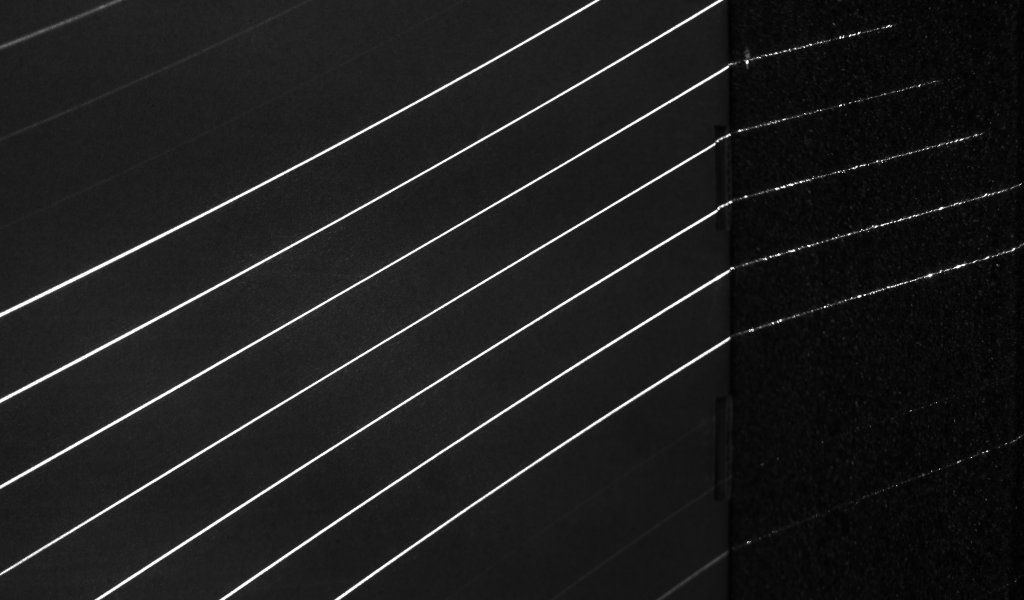
#> input picture laser_img/left/image_2.bmp, 2048 x 1200 px, given in place of image_2.png, which was not available (shown at 1/2 size)
$ python edge_check.py
#> lines starting #> are read from the running program, lines starting #| are printed output that depends on the picture; after the words box and inside, x2 and y2 are one past the last pixel; in counts of white or black regions, pixels touching at a corner belong together; pictures that were not available may be replaced by others from this repository, and a replacement may not be noted
import cv2
import numpy as np
import matplotlib.pyplot as plt
from matplotlib.widgets import Slider
from collections import defaultdict

# 中值预滤波
def median_prefilter(edge_map, win=5):
    ys = sorted(edge_map.keys())
    xs = [edge_map[y] for y in ys]
    out = {}
    half = win // 2
    for i, y in enumerate(ys):
        buf = xs[max(0, i-half):min(len(xs), i+half+1)]
        out[y] = int(round(np.median(buf)))
    return out

# 双向卡尔曼滤波+后处理
def improved_kalman_edge(edge_map, Q_scale=0.005, R_val=25, gate=2.0, post_win=5):
    ys = sorted(edge_map.keys())
    if not ys:
        return [], []
    pref = median_prefilter(edge_map)
    x0 = np.array([pref[ys[0]], 0., 0.], np.float32)
    if len(ys) > 1:
        vel = []
        for i in range(1, min(4, len(ys))):
            dy = ys[i] - ys[i-1]
            vel.append((pref[ys[i]] - pref[ys[i-1]]) / max(dy, 1e-3))
        x0[1] = np.mean(vel)
    Q_base = np.diag([1e-3, 1e-2, 1e-1])
    Q = (Q_base * Q_scale).astype(np.float32)
    R = np.array([[R_val]], np.float32)
    I3 = np.eye(3, dtype=np.float32)
    Xf, Pf, Xp, Pp = [], [], [], []
    x, P = x0.copy(), I3.copy()
    prev = ys[0]
    for y in ys:
        z = np.array([pref[y]], np.float32)
        dy = min(y - prev, 5.)
        F = np.array([[1, dy, 0.5*dy**2], [0,1,dy], [0,0,1]], np.float32)
        H = np.array([[1,0,0]], np.float32)
        xp = F @ x
        Pp_pred = F @ P @ F.T + Q
        innov = z - H @ xp
        S = H @ Pp_pred @ H.T + R
        sigma = np.sqrt(S[0,0])
        if abs(innov[0]) > gate * sigma:
            x = xp.copy()
            P = Pp_pred.copy() + Q
            K = np.zeros((3,1), np.float32)
        else:
            K = Pp_pred @ H.T @ np.linalg.inv(S)
            x = xp + K @ innov
            P = (I3 - K @ H) @ Pp_pred @ (I3 - K @ H).T + K @ R @ K.T
        Xf.append(x.copy()); Pf.append(P.copy()); Xp.append(xp.copy()); Pp.append(Pp_pred.copy())
        prev = y
    N = len(ys)
    Xs = [None] * N; Ps = [None] * N
    Xs[-1], Ps[-1] = Xf[-1], Pf[-1]
    for i in range(N-2, -1, -1):
        dy = min(ys[i+1] - ys[i], 5.)
        F = np.array([[1, dy, 0.5*dy**2], [0,1,dy], [0,0,1]], np.float32)
        A = Pf[i] @ F.T @ np.linalg.inv(Pp[i+1])
        Xs[i] = Xf[i] + A @ (Xs[i+1] - Xp[i+1])
        Ps[i] = Pf[i] + A @ (Ps[i+1] - Pp[i+1]) @ A.T
    smooth = [Xs[i][0] for i in range(N)]
    out = []
    w = post_win; h = w // 2
    for i in range(N):
        buf = smooth[max(0, i-h):min(N, i+h+1)]
        out.append(np.median(buf))
    return ys, out

# 交互可视化
def interactive_kalman(edge_map_left, edge_map_right, region_idx):
    init_Qs, init_R, init_gate, init_pw = 0.0001, 25, 2.0, 5
    fig, axes = plt.subplots(2, 2, figsize=(12, 10))
    plt.subplots_adjust(left=0.1, bottom=0.3)
    def update(val):
        Qs = slider_Qs.val
        Rv = slider_R.val
        G = slider_gate.val
        W = int(slider_w.val)
        ys_l, sm_l = improved_kalman_edge(edge_map_left, Qs, Rv, G, W)
        ys_r, sm_r = improved_kalman_edge(edge_map_right, Qs, Rv, G, W)
        meas_l = [edge_map_left[y] for y in ys_l]
        meas_r = [edge_map_right[y] for y in ys_r]
        for ax in axes.flatten():
            ax.clear(); ax.grid(True, ls='--', alpha=0.4)
        axes[0,0].plot(ys_l, meas_l, 'o', ms=3, label=f'Meas L')
        axes[0,0].plot(ys_l, sm_l, 'r-', lw=2, label=f'Smooth L')
        axes[0,0].set_title(f'Left Edge (Q={Qs:.2f}, R={Rv:.2f}, σgate={G:.2f}, win={W})')
        axes[0,0].legend()
        axes[0,1].plot(ys_r, meas_r, 'o', ms=3, label='Meas R')
        axes[0,1].plot(ys_r, sm_r, 'g-', lw=2, label='Smooth R')
        axes[0,1].set_title('Right Edge')
        axes[0,1].legend()
        axes[1,0].plot(sm_l, ys_l, 'r-', label='SL')
        axes[1,0].plot(sm_r, ys_r, 'g-', label='SR')
        axes[1,0].invert_yaxis(); axes[1,0].legend(); axes[1,0].set_title('Smoothed Edges')
        cy = sorted(set(ys_l) & set(ys_r))
        bw = [sm_r[ys_r.index(y)] - sm_l[ys_l.index(y)] for y in cy]
        axes[1,1].plot(cy, bw, 'b-')
        axes[1,1].axhline(np.mean(bw), ls='--', c='r')
        axes[1,1].set_title('Bandwidth')
        fig.canvas.draw_idle()
    ax_Q = plt.axes([0.1, 0.22, 0.8, 0.02]);
    slider_Qs = Slider(ax_Q, 'Q scale', 0.0001, 0.01, valinit=init_Qs, valfmt='%1.4f')
    ax_R = plt.axes([0.1, 0.18, 0.8, 0.02]);
    slider_R = Slider(ax_R, 'R', 0.1, 70, valinit=init_R, valfmt='%1.2f')
    ax_G = plt.axes([0.1, 0.14, 0.8, 0.02]);
    slider_gate = Slider(ax_G, 'gate σ', 0.01, 10, valinit=init_gate, valfmt='%1.2f')
    ax_W = plt.axes([0.1, 0.10, 0.8, 0.02]);
    slider_w = Slider(ax_W, 'post_win', 1, 11, valinit=init_pw, valfmt='%d')
    for s in [slider_Qs, slider_R, slider_gate, slider_w]:
        s.on_changed(update)
    update(None)
    plt.suptitle(f'Region {region_idx} Interactive Tune')
    plt.show()

# 可视化卡尔曼滤波过程（增加带宽分析）
# [72 lines left out: function visualize_kalman, not called in this run]

# 主处理流程（添加二值图像重构）
def main_processing(bin_img):
    """完整处理流程（返回卡尔曼滤波前后的二值图像）"""
    # 1. 形态学处理
    kernel = np.ones((3, 3), np.uint8)
    bin_img = cv2.erode(bin_img, kernel)
    bin_img = cv2.dilate(bin_img, kernel)

    # 保存卡尔曼滤波前的二值图像
    before_kalman_img = bin_img.copy()

    # 2. 连通区域分析
    num_labels, labels, stats, _ = cv2.connectedComponentsWithStats(bin_img)

    # 创建卡尔曼滤波后的二值图像
    after_kalman_img = np.zeros_like(bin_img)

    for i in range(1, num_labels):
        area = stats[i, cv2.CC_STAT_AREA]
        w = stats[i, cv2.CC_STAT_WIDTH]
        h = stats[i, cv2.CC_STAT_HEIGHT]
        aspect = max(w, h) / min(w, h) if min(w, h) > 0 else 0

        # 初始过滤
        if area > 200 and aspect > 1.0:
            # 提取区域
            mask = (labels == i).astype(np.uint8) * 255
            contours, _ = cv2.findContours(mask, cv2.RETR_EXTERNAL, cv2.CHAIN_APPROX_NONE)

            if contours:
                # 提取左右边缘
                edge_min = {}
                edge_max = {}
                for pt in contours[0].squeeze():
                    x, y = pt[0], pt[1]
                    edge_min[y] = min(edge_min.get(y, x), x)
                    edge_max[y] = max(edge_max.get(y, x), x)

                # 可视化处理
                interactive_kalman(edge_min, edge_max, i)

                # 重构卡尔曼滤波后的区域
                left_ys, left_smooth = improved_kalman_edge(edge_min)
                right_ys, right_smooth = improved_kalman_edge(edge_max)

                # 确保y坐标对齐
                common_ys = sorted(set(left_ys) & set(right_ys))

                for y in common_ys:
                    idx_left = left_ys.index(y)
                    idx_right = right_ys.index(y)

                    x_min = int(round(left_smooth[idx_left]))
                    x_max = int(round(right_smooth[idx_right]))

                    # 确保有效宽度
                    if x_max > x_min and 3 <= (x_max - x_min) <= 30:
                        # 在结果图像上绘制
                        x_start = max(0, x_min)
                        x_end = min(after_kalman_img.shape[1]-1, x_max)
                        after_kalman_img[y, x_start:x_end+1] = 255

    return before_kalman_img, after_kalman_img

# 可视化二值图像对比
def visualize_binary_comparison(before_img, after_img):
    """可视化卡尔曼滤波前后的二值图像对比"""
    plt.figure(figsize=(15, 8))

    # 卡尔曼滤波前
    plt.subplot(121)
    plt.imshow(before_img, cmap='gray')
    plt.title('Before Kalman Filtering')
    plt.axis('off')

    # 卡尔曼滤波后
    plt.subplot(122)
    plt.imshow(after_img, cmap='gray')
    plt.title('After Kalman Filtering')
    plt.axis('off')

    plt.tight_layout()
    plt.show()

    # 差异可视化
    diff_img = cv2.absdiff(before_img, after_img)

    plt.figure(figsize=(10, 6))
    plt.imshow(diff_img, cmap='hot')
    plt.title('Difference (Red indicates changes)')
    plt.axis('off')
    plt.colorbar()
    plt.show()

# 加载并处理图像
if __name__ == "__main__":
    img_path = 'image_2.png'
    bin_img = cv2.imread(img_path, cv2.IMREAD_GRAYSCALE)
#> bin_img is the input picture: shape (1200, 2048); min 1, max 255, mean 29.3

    if bin_img is None:
        raise ValueError("Failed to load image")

    # 二值化处理
    _, bin_img = cv2.threshold(bin_img, 0, 255, cv2.THRESH_BINARY + cv2.THRESH_OTSU)
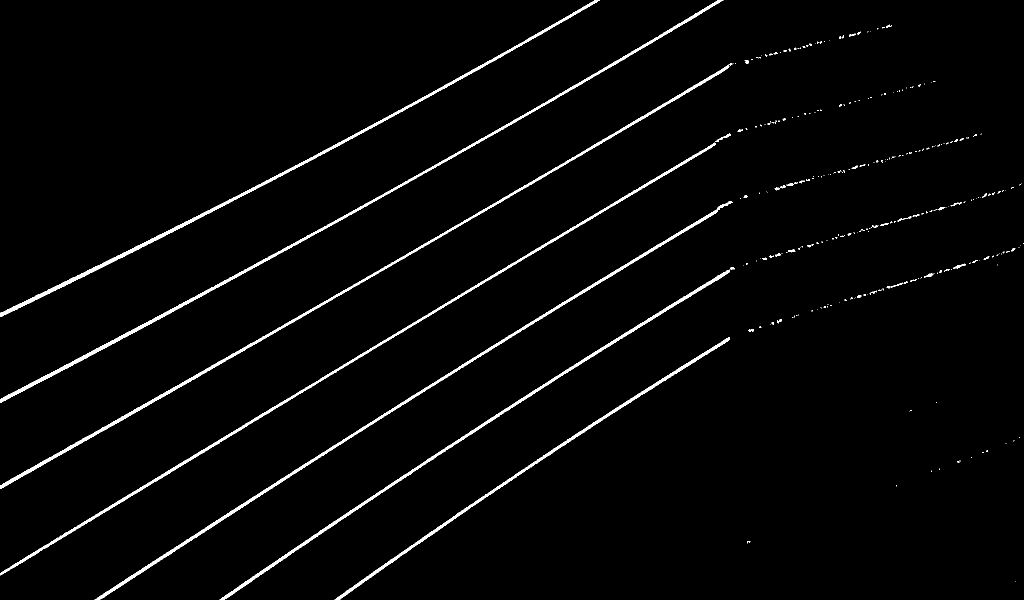
#> bin_img: shape (1200, 2048) (shown at 1/2 size); 2.3% white; 291 white regions (237 under 20 px), largest, box (x1, y1, x2, y2) and area: (0, 0, 1447, 806) 8852, (0, 131, 1459, 978) 8624, (0, 285, 1432, 1151) 8051

    # 显示原始图像
    plt.figure(figsize=(8, 6))
    plt.imshow(bin_img, cmap='gray')
    plt.title('Original Binary Image')
    plt.axis('off')
    plt.show()

    # 执行处理流程并获取卡尔曼滤波前后的图像
    before_kalman_img, after_kalman_img = main_processing(bin_img)
#> in main_processing, `bin_img = cv2.erode(bin_img, kernel)`: bin_img: shape (1200, 2048); 1.1% white in thin lines or dots
#> in main_processing, `bin_img = cv2.dilate(bin_img, kernel)`: bin_img: shape (1200, 2048); 2.2% white; 67 white regions (38 under 20 px), largest, box (x1, y1, x2, y2) and area: (0, 0, 1445, 806) 8847, (0, 131, 1458, 978) 8622, (0, 286, 1431, 1150) 8040
#> in main_processing, `num_labels, labels, stats, _ = cv2.connectedComponentsWithStats(bin_img)`:
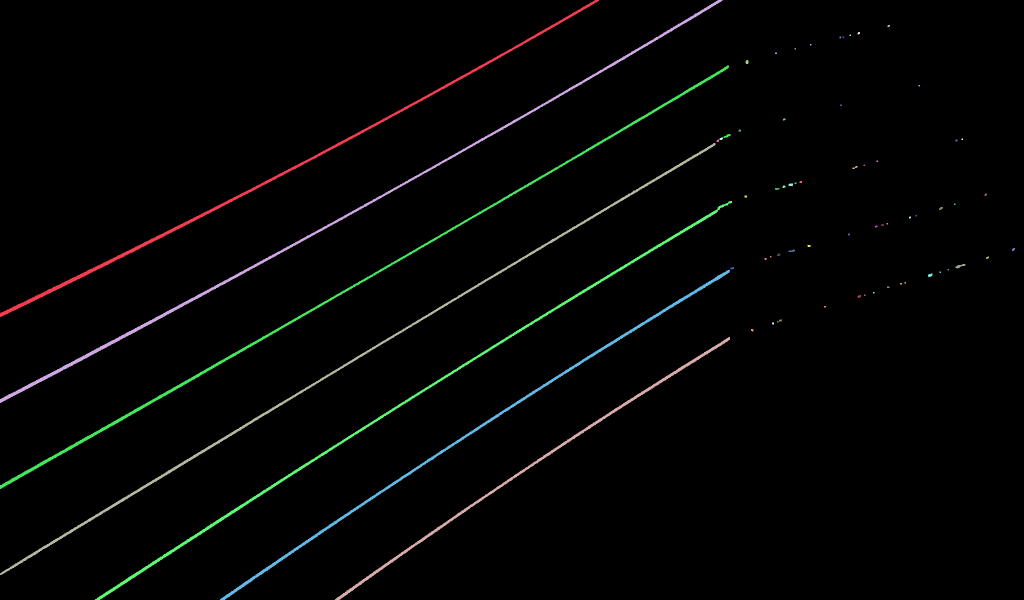
#> labels: shape (1200, 2048) int32 (shown at 1/2 size); 68 distinct labels, from 0 to 67; one colour per label, 0 black
#> in main_processing, `num_labels, labels, stats, _ = cv2.connectedComponentsWithStats(bin_img)`: num_labels = 68; stats = 68 rows, first 6: [0, 0, 2048, 1200, 2403277], [0, 0, 1198, 634, 7758], [0, 0, 1445, 806, 8847], [1775, 50, 5, 4, 16], [1715, 64, 5, 5, 21], [1699, 69, 3, 3, 9]
#> the loop in main_processing, `for i in range(1, num_labels):` made 67 passes
#> (area, aspect) on passes 1, 2, 4, 11, 12, 17, 18, 20, 22, 29, 30, 31: (7758, 1.89), (8847, 1.79), (21, 1), (40, 1.33), (8622, 1.72), (57, 1.75), (28, 1.4), (22, 1), (8040, 1.66), (41, 1.8), (25, 1.2), (31, 2.25)
#> pass 1, in main_processing, `mask = (labels == i).astype(np.uint8) * 255`:
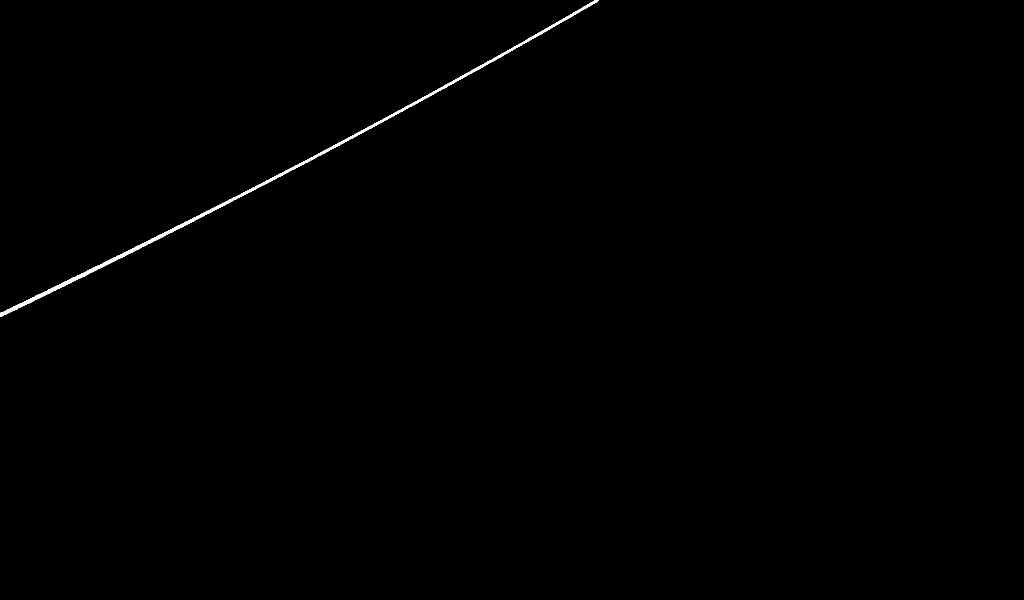
#> mask: shape (1200, 2048) (shown at 1/2 size); 0.32% white; 1 white region, box (x1, y1, x2, y2) and area: (0, 0, 1198, 634) 7758
#> pass 1, in interactive_kalman, `plt.show()`:
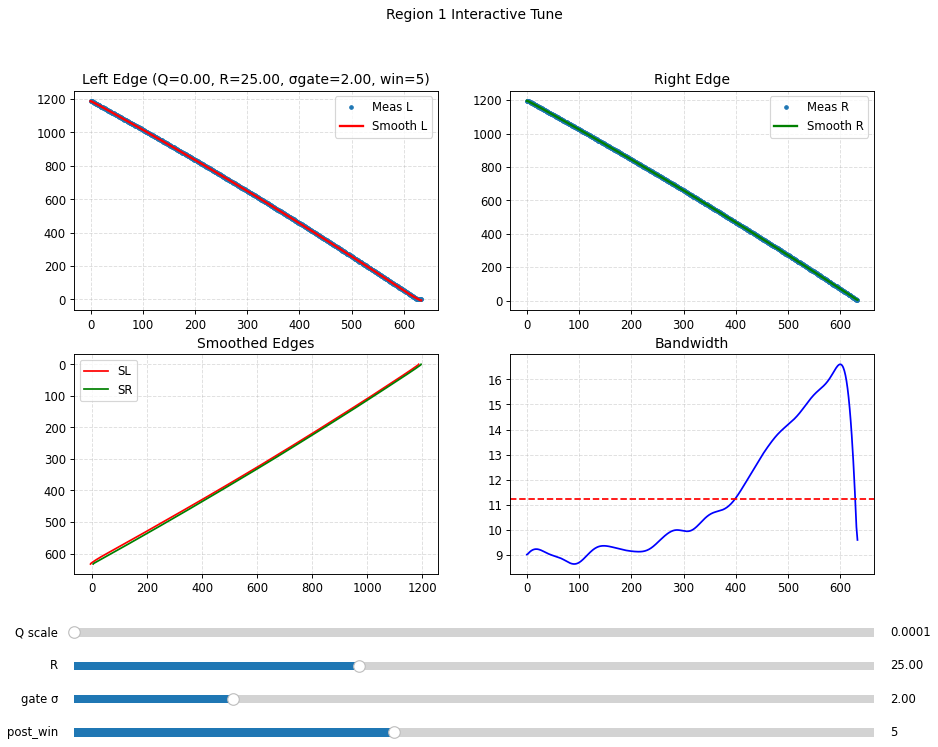
#> figure drawn by matplotlib, 8 panels; panel 1: curve peaks at x = 0, y = 1190; panel 1: curve peaks at x = 0, y = 1186.7; panel 2: curve peaks at x = 0, y = 1197; panel 2: curve peaks at x = 0, y = 1195.7
#> after the loop in main_processing, `for i in range(1, num_labels):`:
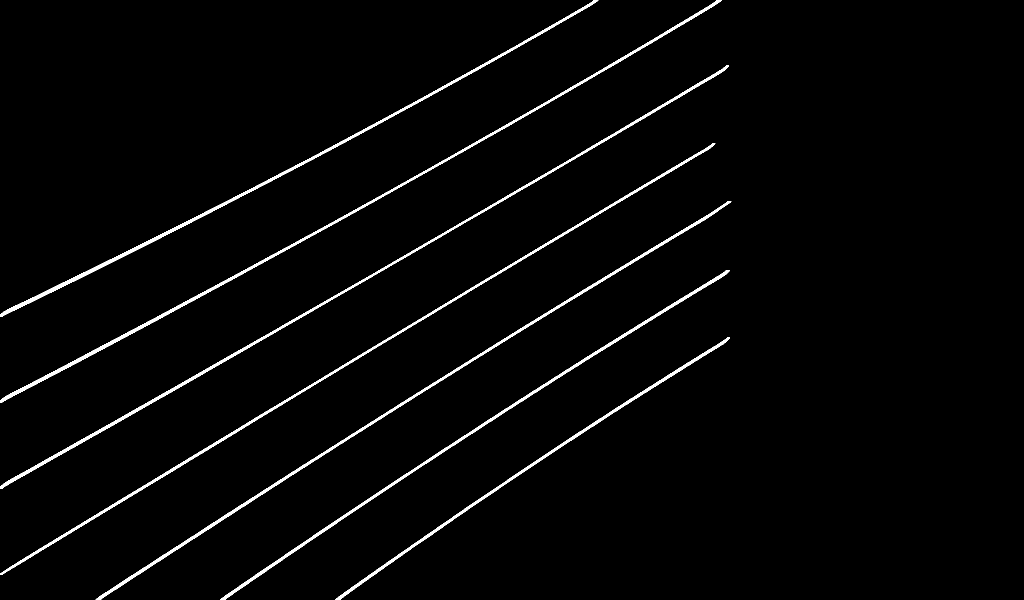
#> after_kalman_img: shape (1200, 2048) (shown at 1/2 size); 2.2% white; 7 white regions, largest, box (x1, y1, x2, y2) and area: (0, 0, 1444, 806) 8851, (0, 131, 1458, 978) 8613, (0, 286, 1431, 1150) 8030
#> after the loop in main_processing, `for i in range(1, num_labels):`:
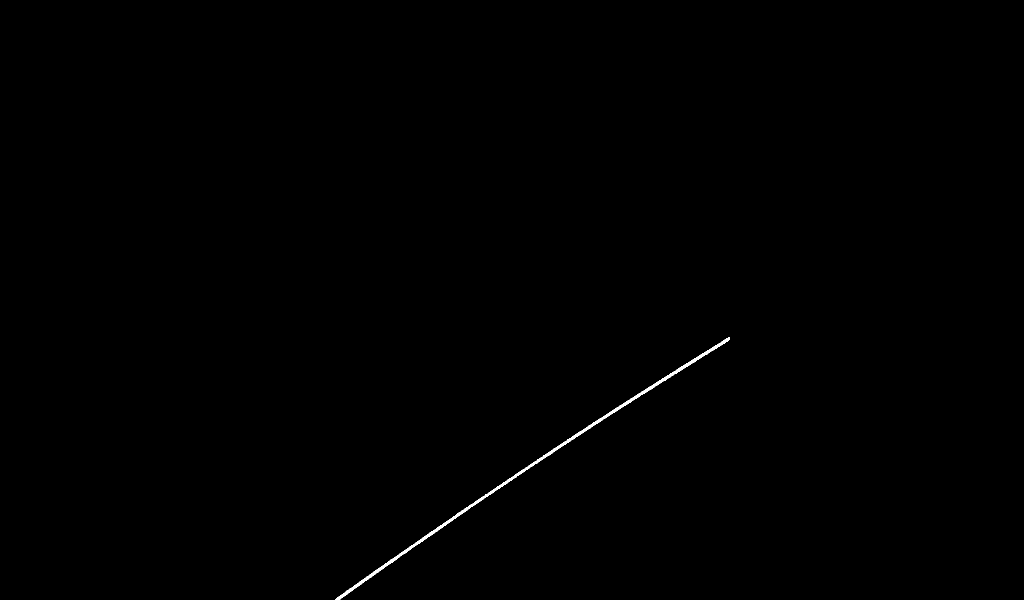
#> mask: shape (1200, 2048) (shown at 1/2 size); 0.21% white; 1 white region, box (x1, y1, x2, y2) and area: (670, 674, 1460, 1200) 5229

    # 可视化卡尔曼滤波前后的二值图像对比
    visualize_binary_comparison(before_kalman_img, after_kalman_img)
#> in visualize_binary_comparison, `diff_img = cv2.absdiff(before_img, after_img)`: diff_img: shape (1200, 2048); 0.16% white in thin lines or dots
#> in visualize_binary_comparison, `plt.show()`:
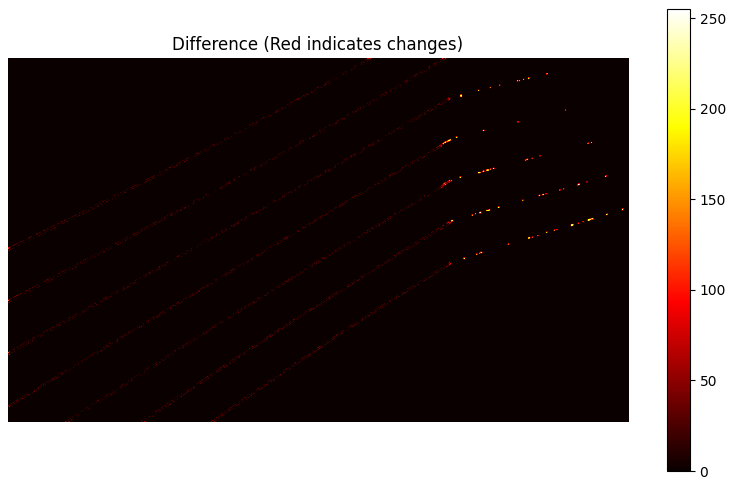
#> figure drawn by matplotlib, 2 panels
